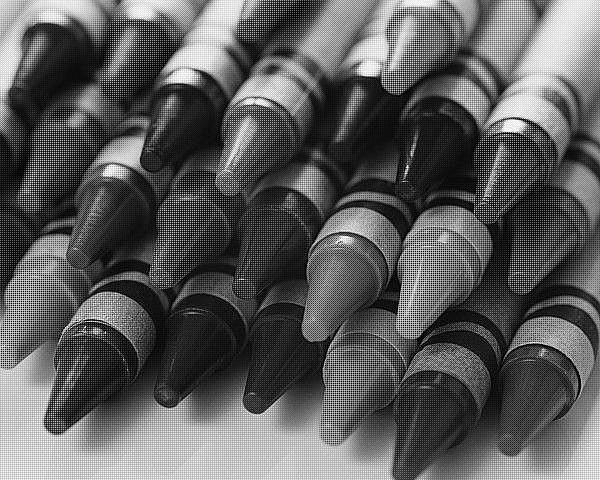
%> input picture assignment 1/mosaic/crayons_mosaic.bmp, 600 x 480 px
$ octave Assignment1_1.m   (GNU Octave 9; MATLAB toolbox functions it lacks are replaced by stand-ins)
%> lines starting %> are read from the running program, lines starting %| are printed output that depends on the picture
[mosiac_img, map] = imread('./mosaic/crayons_mosaic.bmp');
%> mosiac_img is the input picture: size 480x600 uint8; min 0, max 255, mean 92.4
%> map = 256 rows, first 12: [0 0 0; 0.00392 0.00392 0.00392; 0.00784 0.00784 0.00784; 0.0118 0.0118 0.0118; 0.0157 0.0157 0.0157; 0.0196 0.0196 0.0196; 0.0235 0.0235 0.0235; 0.0275 0.0275 0.0275; 0.0314 0.0314 0.0314; 0.0353 0.0353 0.0353; 0.0392 0.0392 0.0392; 0.0431 0.0431 0.0431]
ground_truth = rescale(double(imread('./mosaic/crayons.jpg')) + 1);
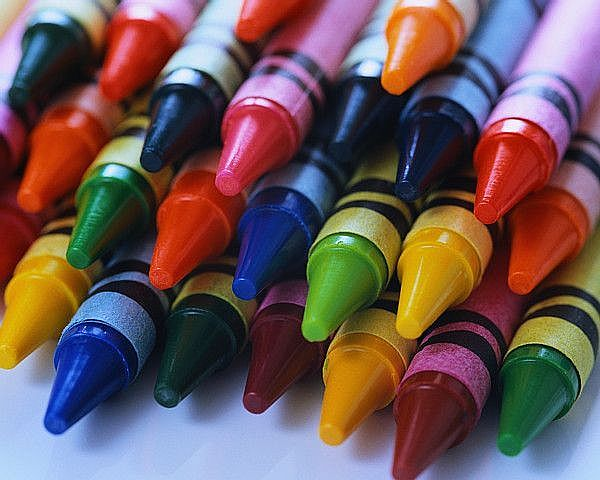
%> input picture assignment 1/mosaic/crayons.jpg, 600 x 480 px

[row, col, ] = size(mosiac_img);
%> row = 480; col = 600

result_img = zeros(row, col, 3, 'double');

% TASK 1
for y=1:row
    for x=1:col
       if mod(y, 2) ~= 0 && mod(x, 2) ~= 0
           result_img(y, x, 1) = mosiac_img(y, x);
       elseif (mod(y, 2) == 0 && mod(x, 2) ~= 0) || (mod(y, 2) ~= 0 && mod(x, 2) == 0)
           result_img(y, x, 2) = mosiac_img(y, x);
       elseif mod(y, 2) == 0 && mod(x, 2) == 0
           result_img(y, x, 3) = mosiac_img(y, x);
       end
    end
end
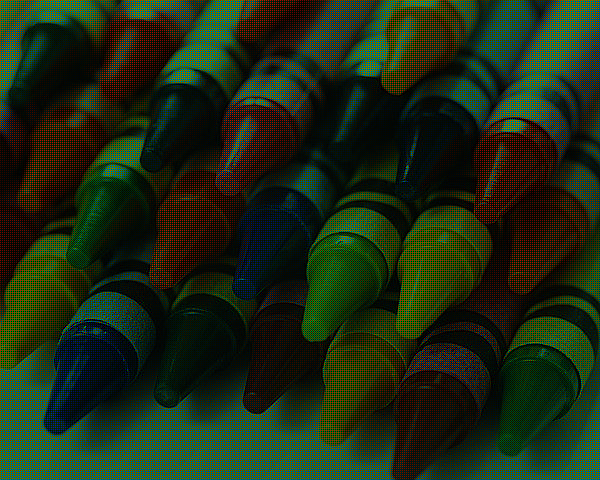
%> result_img: size 480x600x3 double; mean R, G, B 27.3, 43.3, 21.9

% Just for checking RGB value
red_img = result_img(:,:,1);
green_img = result_img(:,:,2);
blue_img = result_img(:,:,3);

% TASK 2
r_filter = [1/4,1/2,1/4; 1/2,1,1/2; 1/4,1/2,1/4];
g_filter = [0,1/4,0; 1/4,1,1/4; 0,1/4,0];
b_filter = [1/4,1/2,1/4; 1/2,1,1/2; 1/4,1/2,1/4];

% Post-processing
bilinear_r = filter2(r_filter, red_img);
bilinear_g = filter2(g_filter, green_img);
bilinear_b = filter2(b_filter, blue_img);

bilinear_r(:, 600) = bilinear_r(:, 600) * 2;
bilinear_r(480, :) = bilinear_r(480, :) * 2;

bilinear_g(1, 3:2:600) = bilinear_g(1, 3:2:600) * 4 / 3;
bilinear_g(3:2:480, 1) = bilinear_g(3:2:480, 1) * 4 / 3;
bilinear_g(480, 2:2:600) = bilinear_g(480, 2:2:600) * 4 / 3;
bilinear_g(2:2:480, 600) = bilinear_g(2:2:480, 600) * 4 / 3;
%> bilinear_g: size 480x600 double; min 0, max 255, mean 86.5; mean of the top-left, top-right, bottom-left and bottom-right quarters 71.6, 86.6, 96.3, 91.5
bilinear_g(1,1) = (bilinear_g(1, 2) + bilinear_g(2, 1)) / 2;
bilinear_g(480, 600) = (bilinear_g(479,600) + bilinear_g(480, 599)) / 2;

bilinear_b(1, :) = bilinear_b(1, :) * 2;
bilinear_b(:, 1) = bilinear_b(:, 1) * 2;
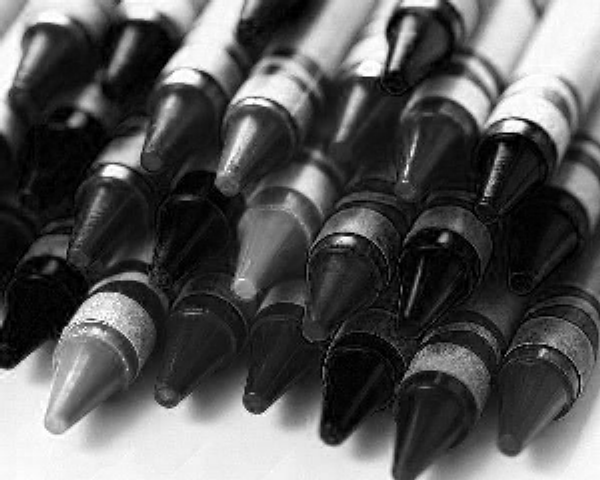
%> bilinear_b: size 480x600 double; min 0, max 255, mean 87.4

result_img(:,:,1) = bilinear_r;
result_img(:,:,2) = bilinear_g;
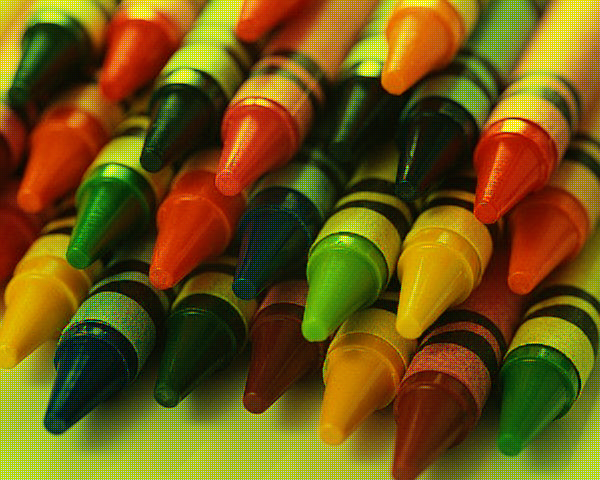
%> result_img: size 480x600x3 double; mean R, G, B 109.2, 86.5, 21.9
result_img(:,:,3) = bilinear_b;

result_img = rescale(result_img);

% For checking difference between gt and interpolated result
subplot(1,4,1), imshow(imcrop(ground_truth, [290 250 100 100]));
subplot(1,4,2), imshow(imcrop(result_img, [290 250 100 100]));

% TASK 3
r_err = (ground_truth(:,:,1) - result_img(:,:,1));
g_err = (ground_truth(:,:,2) - result_img(:,:,2));
b_err = (ground_truth(:,:,3) - result_img(:,:,3));
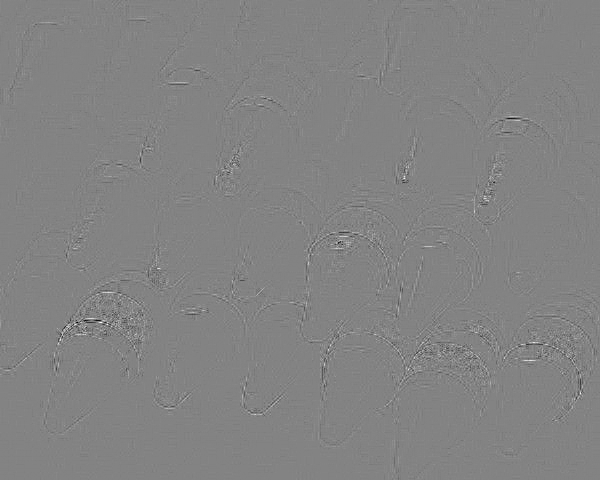
%> b_err: size 480x600 double; min -0.651, max 0.616, mean 0.000207; drawn with min black and max white
squr_err = r_err.^2 + g_err.^2 + b_err.^2;
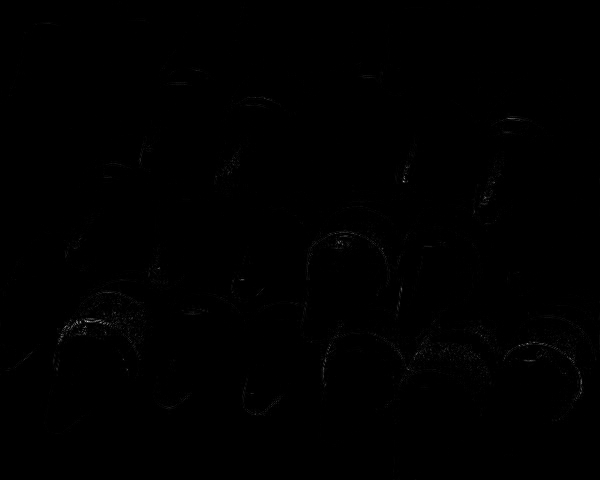
%> squr_err: size 480x600 double; min 0, max 0.82, mean 0.0022

avg_err = mean(squr_err, 'all');
%> avg_err = 0.0022
max_err = max(squr_err, [], 'all');
%> max_err = 0.82

% For checking squr err
subplot(1,4,3), imshow(squr_err);
subplot(1,4,4), imshow(squr_err, [0, avg_err]);
%> after `imshow(squr_err, [0, avg_err])`:
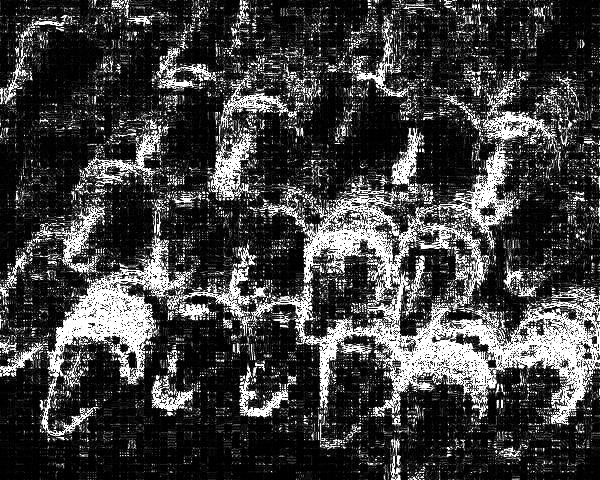
%> displayed picture: size 480x600, on the screen's scale of 0 to 255; min 0, max 255, mean 63.6
